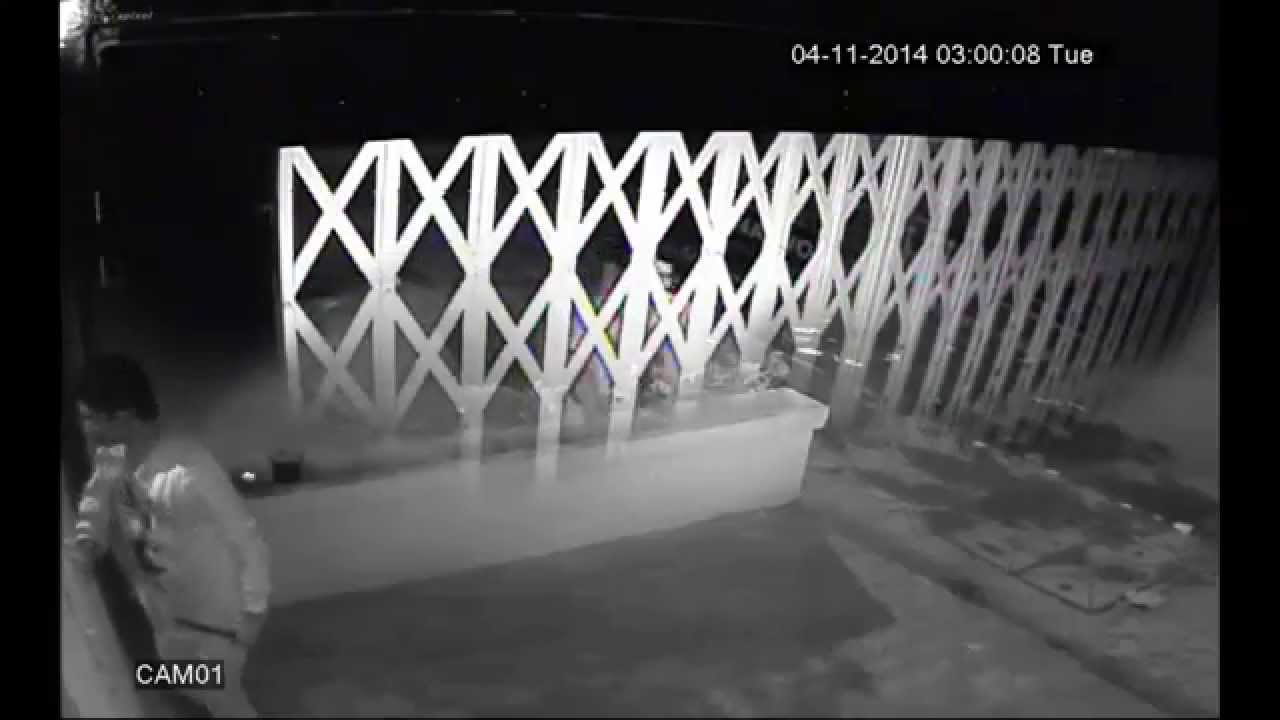
#> input picture Arshad/DIP/HW1/images/6.jpg, 1280 x 720 px, found by its file name
$ jupyter execute 6-6.ipynb
#> lines starting #> are read from the running program, lines starting #| are printed output that depends on the picture
### Arshad/DIP/HW1/code/utils.py
from copy import deepcopy
import cv2
import numpy as np


def equalize_image(image):
    image = to_uint8(deepcopy(image))
    if len(image.shape) == 2:
        return cv2.equalizeHist(image)
    if len(image.shape) == 3:
        new_image = np.zeros_like(image)
        for k in range(image.shape[2]):
            new_image[..., k] = cv2.equalizeHist(image[..., k])
        return new_image
    raise

def regional_equalization(image, patch_size):
    h, w = patch_size
    new_image = np.zeros_like(image)
    for i in range(0, image.shape[0], h):
        for j in range(0, image.shape[1], w):
            patch = image[i:i+h, j:j+w, ...]
            new_image[i:i+h, j:j+w, ...] = equalize_image(patch)
    return new_image

def log_transform(image, c=1):
    image = image.astype(float)
    return c * np.log(1 + image)

def power_transform(image, power, c=1):
    image = image.astype(float)
    return c * image**power

def nemai_transform(image, base=np.e, c=1):
    image = image.astype(float)
    return base ** (c*image)

def root_transform(image, root, c=1):
    image = image.astype(float)
    return power_transform(image, 1.0/root, c)

# [4 lines left out: function negative, not called in this run]

def histogram(img):
    img = to_uint8(img)
    a = [0 for x in range(256)]
    for x in range(256):
        a[x] = np.count_nonzero(img == x)
    return a

def to_uint8(image):
    return ((image - image.min()) / (image.max() - image.min()) * 255).astype('uint8')

# [21 lines left out: functions stretch_contrast, stretch_slice, not called in this run]

def linear_transform(image, a, b):
    return image.astype(float)*a + b

# [6 lines left out: function get_linear_parameters, not called in this run]

### Arshad/DIP/HW1/code/6-6.ipynb
[cell 1]
import matplotlib as mpl
import matplotlib.pyplot as plt
import numpy as np
from utils import *
import os

[cell 2]
# from google.colab import drive
# drive.mount('/content/drive')

[cell 3]
mpl.rcParams['figure.figsize'] = (10, 10)
mpl.rc('image', cmap='gray')

HW_path = '/Users/parsa/Daneshgah/Arshad/2/DIP/HomeWorks/HW1-1400-2/'
images_path = os.path.join(HW_path, 'images')
results_path = os.path.join(HW_path, 'results')

[cell 4]
image = plt.imread(os.path.join(images_path, '6.jpg'))
#> image is the input picture: shape (720, 1280, 3); mean R, G, B 72.3, 72.1, 72.7
print(np.all(image[..., 0] == image[..., 1]), np.all(image[..., 2] == image[..., 1]))
#| False False
image = image[..., 2]
#> image: shape (720, 1280)
image.shape
#> Out = (720, 1280)

[cell 5]
image_histogram = histogram(image)
#> after the loop in histogram, `for x in range(256):`: a = 256 values, max 82895 at index 0, min 543 at index 217, mean 3600
#> image_histogram has the same summary as a in histogram
plt.plot(image_histogram)
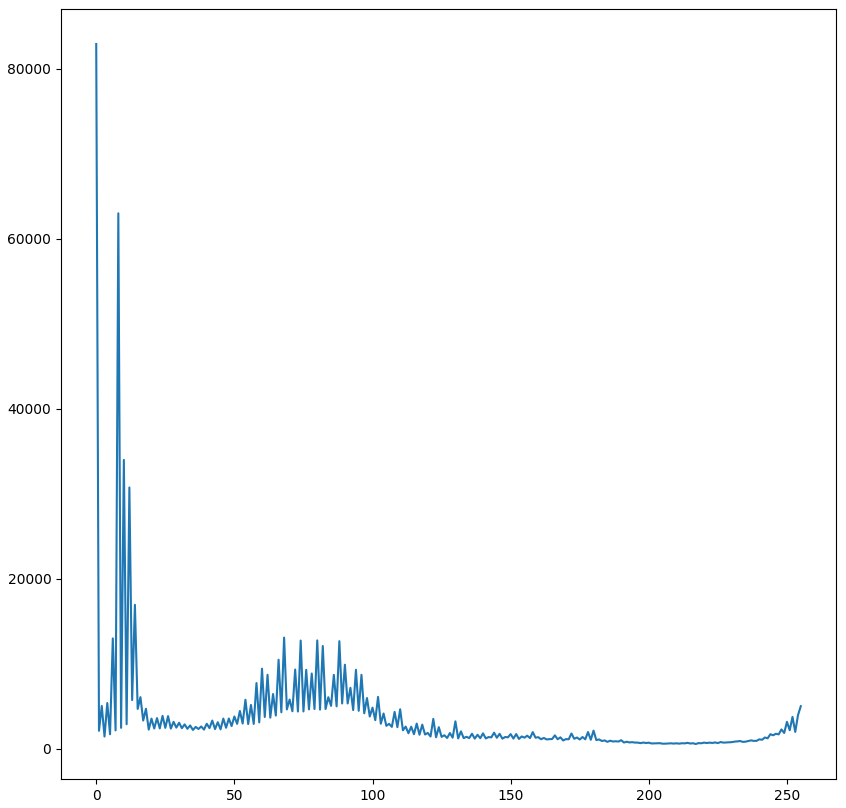
#> figure drawn by matplotlib, 1 panel; curve peaks at x = 0, y = 82895

[cell 6]
equalized_image = equalize_image(image)
#> in equalize_image, `return cv2.equalizeHist(image)`:
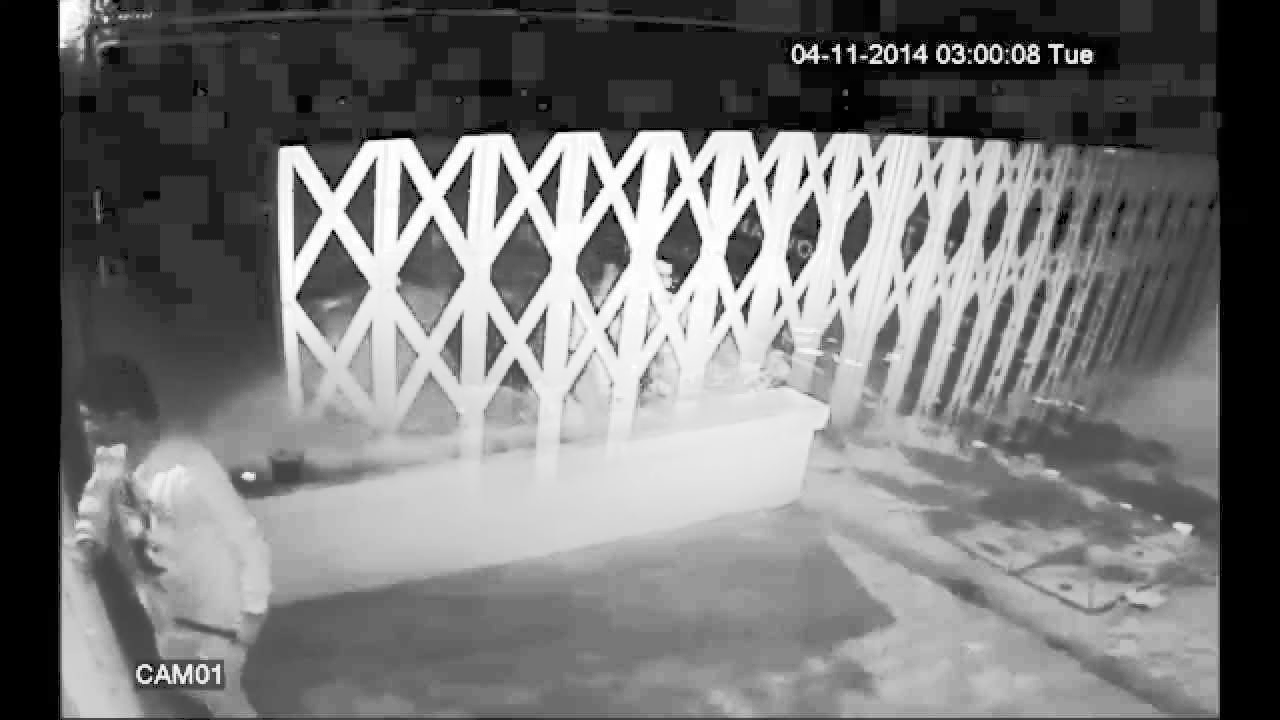
#> returned value: shape (720, 1280); min 0, max 255, mean 117.7
equalized_image_historgram = histogram(equalized_image)
#> equalized_image_historgram = 256 values, max 82895 at index 0, min 0 at index 6, mean 3600

powered_image = nemai_transform(image, 1.1, .05)
#> in nemai_transform, `return base ** (c*image)`:
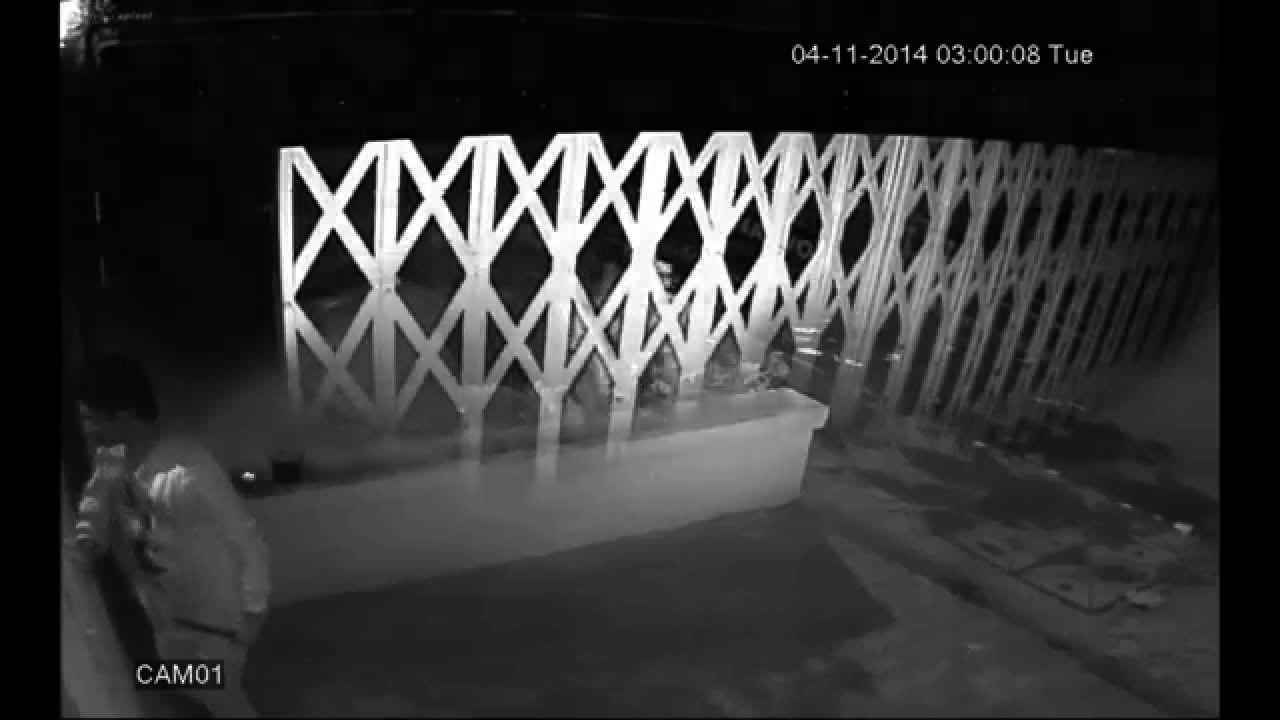
#> returned value: shape (720, 1280) float64; min 1, max 3.37, mean 1.49; drawn with min black and max white
powered_image_historgram = histogram(powered_image)
#> powered_image_historgram = 256 values, max 84992 at index 0, min 0 at index 123, mean 3600

regional_equalized = regional_equalization(image, (200,200))
#> after the loop in regional_equalization, `for i in range(0, image.shape[0], h):`:
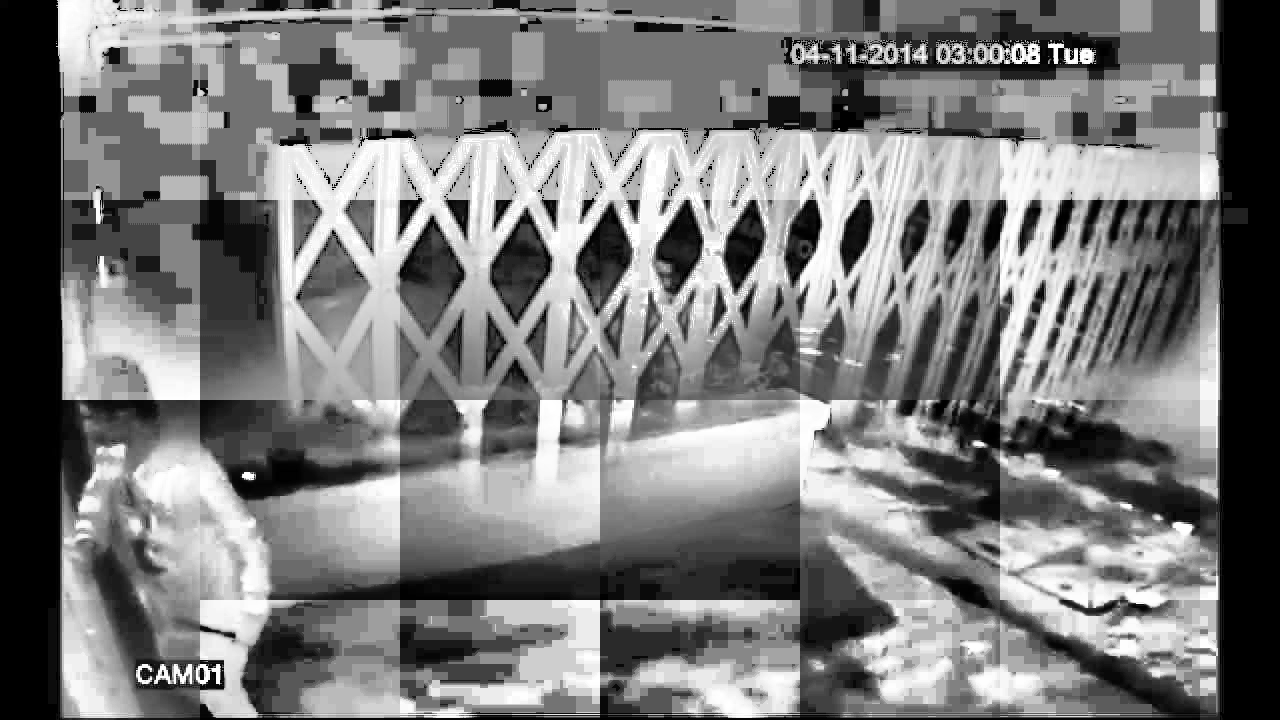
#> new_image: shape (720, 1280); min 0, max 255, mean 122.6
#> after the loop in regional_equalization, `for i in range(0, image.shape[0], h):`:
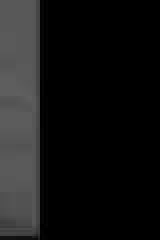
#> patch: shape (120, 80) (shown 2 times larger); min 0, max 96, mean 21
regional_equalized_image_historgram = histogram(regional_equalized)
#> regional_equalized_image_historgram = 256 values, max 83843 at index 0, min 485 at index 111, mean 3600


fig, axes = plt.subplots(4,2, figsize=(15,15))

axes[0][0].imshow(image)
axes[1][0].imshow(equalized_image)
axes[2][0].imshow(powered_image)
axes[3][0].imshow(regional_equalized)


axes[0][0].set_title('image')
axes[1][0].set_title('equalized_image')
axes[2][0].set_title('antilog_image')
axes[3][0].set_title('regional_equalized')


axes[0][1].plot(image_histogram)
axes[1][1].plot(equalized_image_historgram)
axes[2][1].plot(powered_image_historgram)
axes[3][1].plot(regional_equalized_image_historgram)
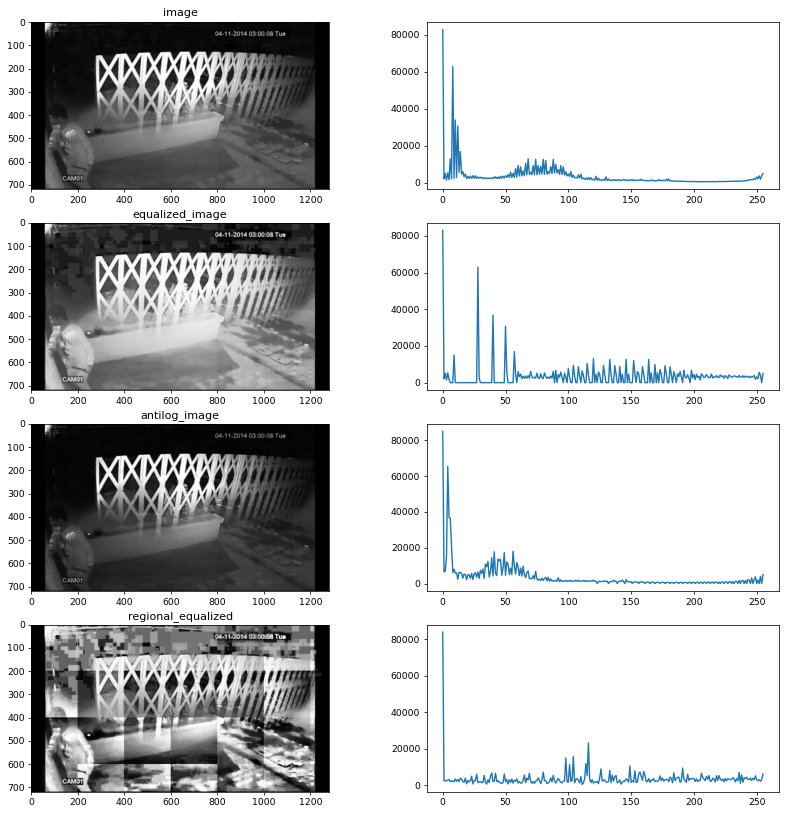
#> figure drawn by matplotlib, 8 panels; panel 2: curve peaks at x = 0, y = 82895; panel 4: curve peaks at x = 0, y = 82895; panel 6: curve peaks at x = 0, y = 84992; panel 8: curve peaks at x = 0, y = 83843

$ run again, with Arshad/DIP/HW1/images/1.jpg copied over Arshad/DIP/HW1/images/6.jpg
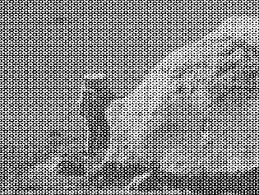
#> input picture Arshad/DIP/HW1/images/1.jpg, 259 x 195 px, found by its file name
#> image is the input picture: shape (195, 259, 3); min 0, max 255, mean 135.1
#| True True
#> after the loop in histogram, `for x in range(256):`: a = 256 values, max 2653 at index 0, min 84 at index 32, mean 197.3
#> image_histogram has the same summary as a in histogram
#> `[cell 5] image_histogram = histogram(image) plt.plot(image_histogram)`:
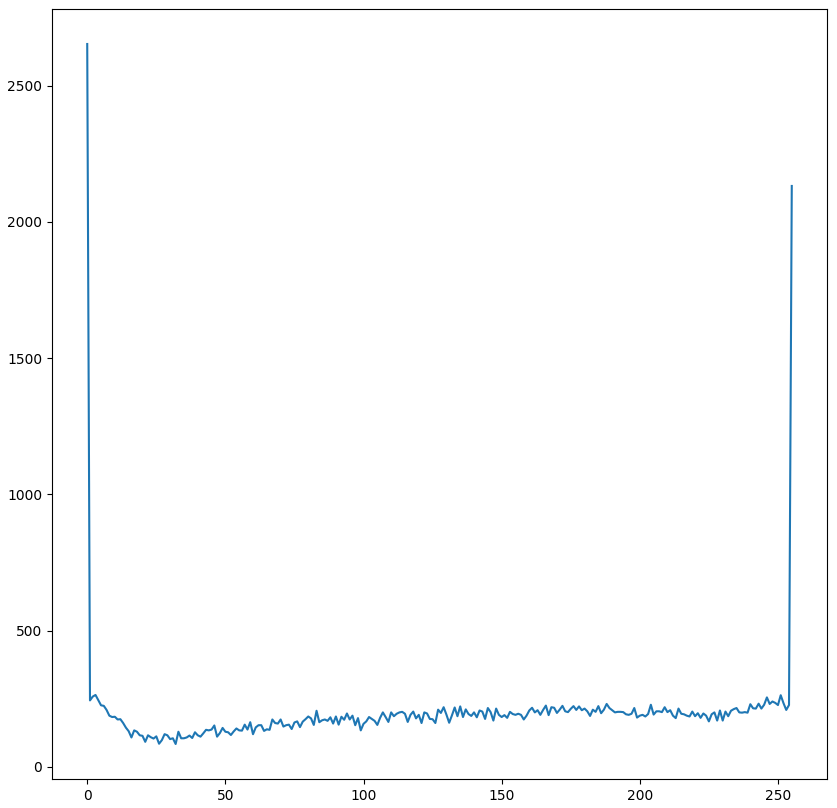
#> figure drawn by matplotlib, 1 panel; curve peaks at x = 0, y = 2653
#> equalized_image_historgram = 256 values, max 2653 at index 0, min 0 at index 2, mean 197.3
#> powered_image_historgram = 256 values, max 2897 at index 0, min 0 at index 123, mean 197.3
#> after the loop in regional_equalization, `for i in range(0, image.shape[0], h):`:
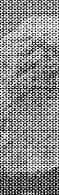
#> patch: shape (195, 59); min 0, max 255, mean 138.7
#> regional_equalized_image_historgram has the same summary as equalized_image_historgram

$ run again, with Arshad/DIP/HW1/images/10.jpg copied over Arshad/DIP/HW1/images/6.jpg
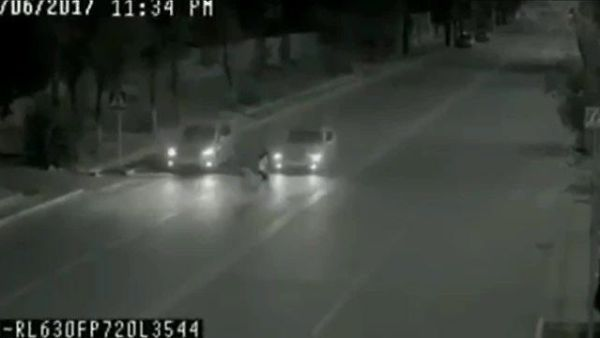
#> input picture Arshad/DIP/HW1/images/10.jpg, 600 x 338 px, found by its file name
#> image is the input picture: shape (338, 600, 3); mean R, G, B 59, 64.4, 58.2
#| False False
#> after the loop in histogram, `for x in range(256):`: a = 256 values, max 8861 at index 67, min 0 at index 63, mean 792.2
#> image_histogram has the same summary as a in histogram
#> equalized_image_historgram = 256 values, max 8861 at index 142, min 0 at index 1, mean 792.2
#> in nemai_transform, `return base ** (c*image)`:
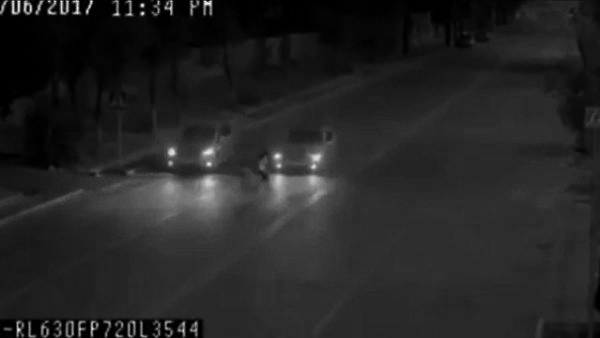
#> returned value: shape (338, 600) float64; min 1, max 3.31, mean 1.34; drawn with min black and max white
#> powered_image_historgram = 256 values, max 14426 at index 45, min 0 at index 109, mean 792.2
#> after the loop in regional_equalization, `for i in range(0, image.shape[0], h):`:
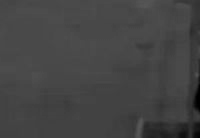
#> patch: shape (138, 200); min 0, max 87, mean 68
#> regional_equalized_image_historgram = 256 values, max 5714 at index 84, min 0 at index 35, mean 792.2

$ run again, with Arshad/DIP/HW1/images/11.jpg copied over Arshad/DIP/HW1/images/6.jpg
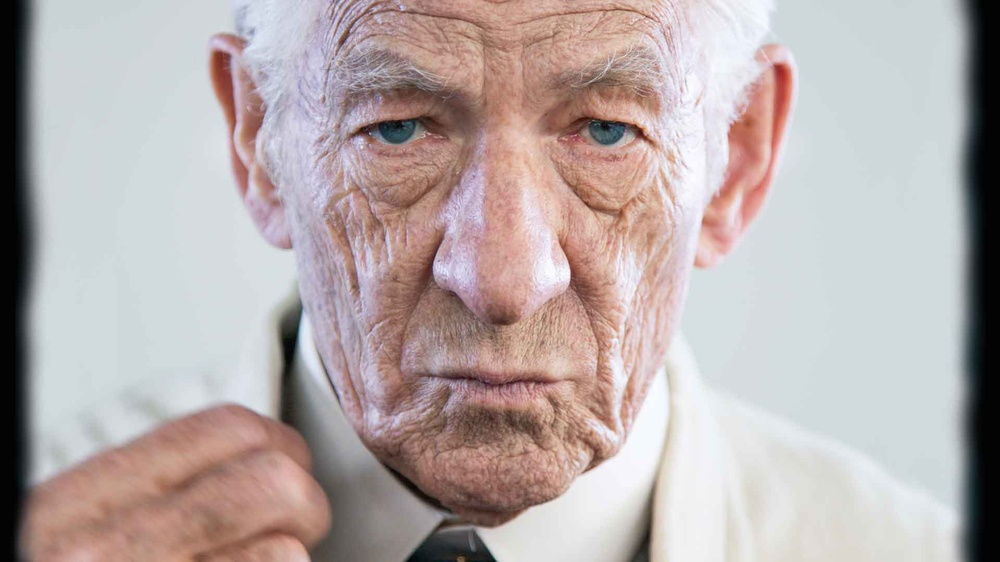
#> input picture Arshad/DIP/HW1/images/11.jpg, 1000 x 562 px, shrunk from 1920 x 1080 before the run, found by its file name
#> image is the input picture: shape (562, 1000, 3); mean R, G, B 182.8, 171.3, 170.3
#| False False
#> after the loop in histogram, `for x in range(256):`: a = 256 values, max 64307 at index 221, min 87 at index 0, mean 2195.3
#> image_histogram has the same summary as a in histogram
#> equalized_image_historgram = 256 values, max 64307 at index 208, min 0 at index 2, mean 2195.3
#> in nemai_transform, `return base ** (c*image)`:
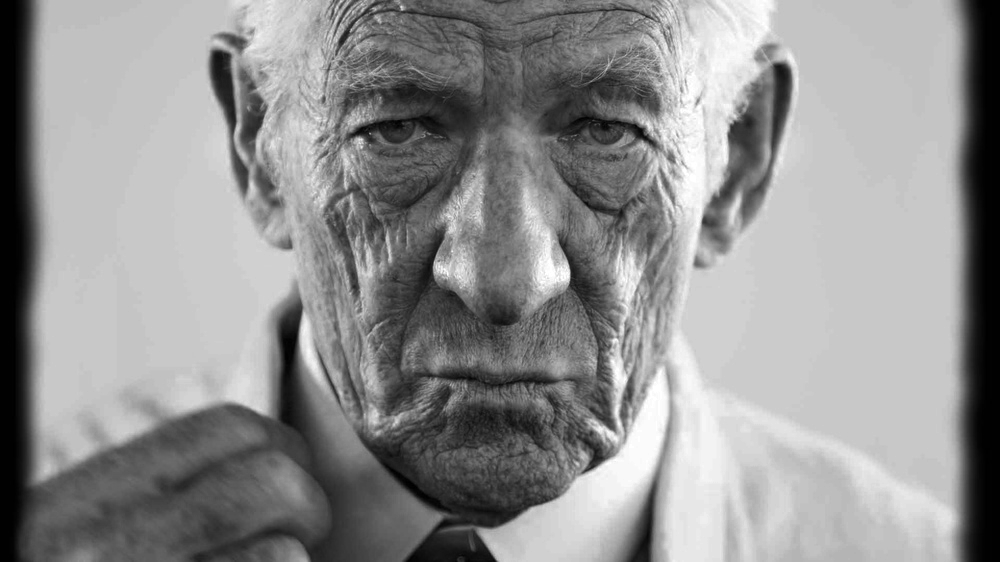
#> returned value: shape (562, 1000) float64; min 1, max 3.37, mean 2.35; drawn with min black and max white
#> powered_image_historgram = 256 values, max 64307 at index 200, min 0 at index 123, mean 2195.3
#> after the loop in regional_equalization, `for i in range(0, image.shape[0], h):`:
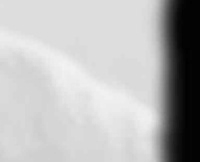
#> patch: shape (162, 200); min 0, max 244, mean 183.4
#> regional_equalized_image_historgram = 256 values, max 28055 at index 230, min 0 at index 147, mean 2195.3
